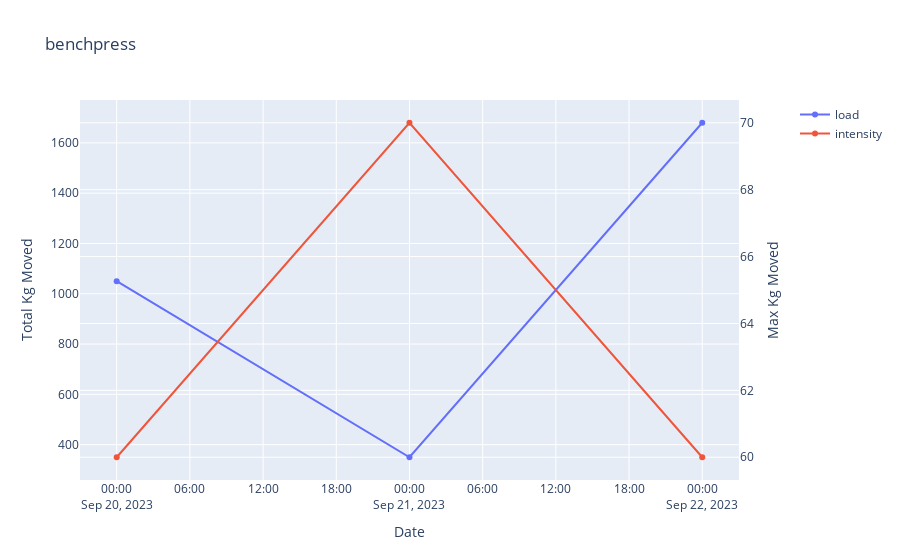

The code cell stored with this chart in its notebook:
### Code cell
from plotly.subplots import make_subplots

ex = 'benchpress'
metrics = ['load', 'intensity']#, 'vol']


fig = make_subplots(specs=[[{"secondary_y":True}]])

data = grpby[grpby.ename==ex]

y_label = ['Total Kg Moved', 'Max Kg Moved']

# Add traces
for i,metric in enumerate(metrics):
    fig.add_trace(
        go.Line(
            x=data['date'], y=data[metric], name=metric
        ),
        secondary_y=i==1
    )
    
    fig.update_yaxes(title_text=y_label[i], secondary_y=(i==1))

fig.update_layout(title_text=ex)
fig.update_xaxes(title_text='Date')

### Figure 1 — Plotly figure (JSON) as saved in the notebook; plotly's stock layout.template omitted (floating-point values rounded to 4 significant figures)
{"data": [{"name": "load", "type": "scatter", "x": ["2023-09-20T00:00:00", "2023-09-21T00:00:00", "2023-09-22T00:00:00"], "xaxis": "x", "y": [1050, 350, 1680], "yaxis": "y"}, {"name": "intensity", "type": "scatter", "x": ["2023-09-20T00:00:00", "2023-09-21T00:00:00", "2023-09-22T00:00:00"], "xaxis": "x", "y": [60, 70, 60], "yaxis": "y2"}], "layout": {"title": {"text": "benchpress"}, "xaxis": {"anchor": "y", "domain": [0, 0.94], "title": {"text": "Date"}}, "yaxis": {"anchor": "x", "domain": [0, 1], "title": {"text": "Total Kg Moved"}}, "yaxis2": {"anchor": "x", "overlaying": "y", "side": "right", "title": {"text": "Max Kg Moved"}}}}
